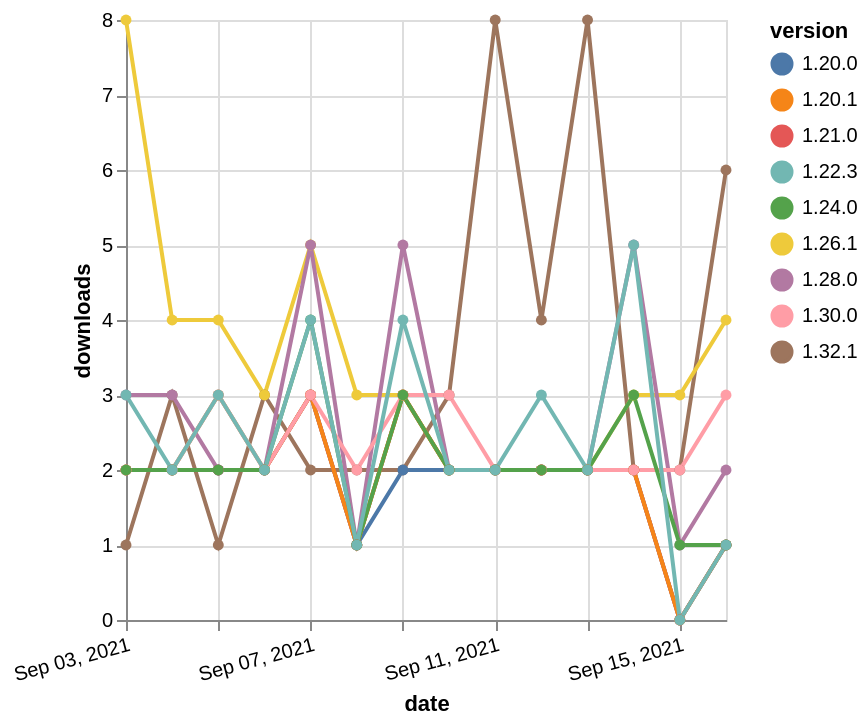

The Vega-Lite source for this figure:
### Vega-Lite specification from a JSON file in a GitHub repository (floating-point values rounded to 4 significant figures)
{"$schema": "https://vega.github.io/schema/vega-lite/v5.json", "description": "A simple bar chart with embedded data.", "data": {"values": [{"date": "2021-09-03", "total": 4350, "delta": 1, "version": "1.32.1"}, {"date": "2021-09-04", "total": 4353, "delta": 3, "version": "1.32.1"}, {"date": "2021-09-05", "total": 4354, "delta": 1, "version": "1.32.1"}, {"date": "2021-09-06", "total": 4357, "delta": 3, "version": "1.32.1"}, {"date": "2021-09-07", "total": 4359, "delta": 2, "version": "1.32.1"}, {"date": "2021-09-08", "total": 4361, "delta": 2, "version": "1.32.1"}, {"date": "2021-09-09", "total": 4363, "delta": 2, "version": "1.32.1"}, {"date": "2021-09-10", "total": 4366, "delta": 3, "version": "1.32.1"}, {"date": "2021-09-11", "total": 4374, "delta": 8, "version": "1.32.1"}, {"date": "2021-09-12", "total": 4378, "delta": 4, "version": "1.32.1"}, {"date": "2021-09-13", "total": 4386, "delta": 8, "version": "1.32.1"}, {"date": "2021-09-14", "total": 4388, "delta": 2, "version": "1.32.1"}, {"date": "2021-09-15", "total": 4390, "delta": 2, "version": "1.32.1"}, {"date": "2021-09-16", "total": 4396, "delta": 6, "version": "1.32.1"}, {"date": "2021-09-03", "total": 4707, "delta": 8, "version": "1.26.1"}, {"date": "2021-09-04", "total": 4711, "delta": 4, "version": "1.26.1"}, {"date": "2021-09-05", "total": 4715, "delta": 4, "version": "1.26.1"}, {"date": "2021-09-06", "total": 4718, "delta": 3, "version": "1.26.1"}, {"date": "2021-09-07", "total": 4723, "delta": 5, "version": "1.26.1"}, {"date": "2021-09-08", "total": 4726, "delta": 3, "version": "1.26.1"}, {"date": "2021-09-09", "total": 4729, "delta": 3, "version": "1.26.1"}, {"date": "2021-09-10", "total": 4731, "delta": 2, "version": "1.26.1"}, {"date": "2021-09-11", "total": 4733, "delta": 2, "version": "1.26.1"}, {"date": "2021-09-12", "total": 4735, "delta": 2, "version": "1.26.1"}, {"date": "2021-09-13", "total": 4737, "delta": 2, "version": "1.26.1"}, {"date": "2021-09-14", "total": 4740, "delta": 3, "version": "1.26.1"}, {"date": "2021-09-15", "total": 4743, "delta": 3, "version": "1.26.1"}, {"date": "2021-09-16", "total": 4747, "delta": 4, "version": "1.26.1"}, {"date": "2021-09-03", "total": 14399, "delta": 3, "version": "1.28.0"}, {"date": "2021-09-04", "total": 14402, "delta": 3, "version": "1.28.0"}, {"date": "2021-09-05", "total": 14404, "delta": 2, "version": "1.28.0"}, {"date": "2021-09-06", "total": 14406, "delta": 2, "version": "1.28.0"}, {"date": "2021-09-07", "total": 14411, "delta": 5, "version": "1.28.0"}, {"date": "2021-09-08", "total": 14412, "delta": 1, "version": "1.28.0"}, {"date": "2021-09-09", "total": 14417, "delta": 5, "version": "1.28.0"}, {"date": "2021-09-10", "total": 14419, "delta": 2, "version": "1.28.0"}, {"date": "2021-09-11", "total": 14421, "delta": 2, "version": "1.28.0"}, {"date": "2021-09-12", "total": 14423, "delta": 2, "version": "1.28.0"}, {"date": "2021-09-13", "total": 14425, "delta": 2, "version": "1.28.0"}, {"date": "2021-09-14", "total": 14430, "delta": 5, "version": "1.28.0"}, {"date": "2021-09-15", "total": 14431, "delta": 1, "version": "1.28.0"}, {"date": "2021-09-16", "total": 14433, "delta": 2, "version": "1.28.0"}, {"date": "2021-09-03", "total": 2681, "delta": 2, "version": "1.20.0"}, {"date": "2021-09-04", "total": 2683, "delta": 2, "version": "1.20.0"}, {"date": "2021-09-05", "total": 2685, "delta": 2, "version": "1.20.0"}, {"date": "2021-09-06", "total": 2687, "delta": 2, "version": "1.20.0"}, {"date": "2021-09-07", "total": 2690, "delta": 3, "version": "1.20.0"}, {"date": "2021-09-08", "total": 2691, "delta": 1, "version": "1.20.0"}, {"date": "2021-09-09", "total": 2693, "delta": 2, "version": "1.20.0"}, {"date": "2021-09-10", "total": 2695, "delta": 2, "version": "1.20.0"}, {"date": "2021-09-11", "total": 2697, "delta": 2, "version": "1.20.0"}, {"date": "2021-09-12", "total": 2699, "delta": 2, "version": "1.20.0"}, {"date": "2021-09-13", "total": 2701, "delta": 2, "version": "1.20.0"}, {"date": "2021-09-14", "total": 2703, "delta": 2, "version": "1.20.0"}, {"date": "2021-09-15", "total": 2703, "delta": 0, "version": "1.20.0"}, {"date": "2021-09-16", "total": 2704, "delta": 1, "version": "1.20.0"}, {"date": "2021-09-03", "total": 3181, "delta": 2, "version": "1.21.0"}, {"date": "2021-09-04", "total": 3183, "delta": 2, "version": "1.21.0"}, {"date": "2021-09-05", "total": 3185, "delta": 2, "version": "1.21.0"}, {"date": "2021-09-06", "total": 3187, "delta": 2, "version": "1.21.0"}, {"date": "2021-09-07", "total": 3190, "delta": 3, "version": "1.21.0"}, {"date": "2021-09-08", "total": 3191, "delta": 1, "version": "1.21.0"}, {"date": "2021-09-09", "total": 3194, "delta": 3, "version": "1.21.0"}, {"date": "2021-09-10", "total": 3196, "delta": 2, "version": "1.21.0"}, {"date": "2021-09-11", "total": 3198, "delta": 2, "version": "1.21.0"}, {"date": "2021-09-12", "total": 3200, "delta": 2, "version": "1.21.0"}, {"date": "2021-09-13", "total": 3202, "delta": 2, "version": "1.21.0"}, {"date": "2021-09-14", "total": 3204, "delta": 2, "version": "1.21.0"}, {"date": "2021-09-15", "total": 3204, "delta": 0, "version": "1.21.0"}, {"date": "2021-09-16", "total": 3205, "delta": 1, "version": "1.21.0"}, {"date": "2021-09-03", "total": 6463, "delta": 2, "version": "1.20.1"}, {"date": "2021-09-04", "total": 6465, "delta": 2, "version": "1.20.1"}, {"date": "2021-09-05", "total": 6468, "delta": 3, "version": "1.20.1"}, {"date": "2021-09-06", "total": 6470, "delta": 2, "version": "1.20.1"}, {"date": "2021-09-07", "total": 6473, "delta": 3, "version": "1.20.1"}, {"date": "2021-09-08", "total": 6474, "delta": 1, "version": "1.20.1"}, {"date": "2021-09-09", "total": 6477, "delta": 3, "version": "1.20.1"}, {"date": "2021-09-10", "total": 6479, "delta": 2, "version": "1.20.1"}, {"date": "2021-09-11", "total": 6481, "delta": 2, "version": "1.20.1"}, {"date": "2021-09-12", "total": 6483, "delta": 2, "version": "1.20.1"}, {"date": "2021-09-13", "total": 6485, "delta": 2, "version": "1.20.1"}, {"date": "2021-09-14", "total": 6487, "delta": 2, "version": "1.20.1"}, {"date": "2021-09-15", "total": 6487, "delta": 0, "version": "1.20.1"}, {"date": "2021-09-16", "total": 6488, "delta": 1, "version": "1.20.1"}, {"date": "2021-09-03", "total": 4091, "delta": 2, "version": "1.30.0"}, {"date": "2021-09-04", "total": 4093, "delta": 2, "version": "1.30.0"}, {"date": "2021-09-05", "total": 4096, "delta": 3, "version": "1.30.0"}, {"date": "2021-09-06", "total": 4098, "delta": 2, "version": "1.30.0"}, {"date": "2021-09-07", "total": 4101, "delta": 3, "version": "1.30.0"}, {"date": "2021-09-08", "total": 4103, "delta": 2, "version": "1.30.0"}, {"date": "2021-09-09", "total": 4106, "delta": 3, "version": "1.30.0"}, {"date": "2021-09-10", "total": 4109, "delta": 3, "version": "1.30.0"}, {"date": "2021-09-11", "total": 4111, "delta": 2, "version": "1.30.0"}, {"date": "2021-09-12", "total": 4113, "delta": 2, "version": "1.30.0"}, {"date": "2021-09-13", "total": 4115, "delta": 2, "version": "1.30.0"}, {"date": "2021-09-14", "total": 4117, "delta": 2, "version": "1.30.0"}, {"date": "2021-09-15", "total": 4119, "delta": 2, "version": "1.30.0"}, {"date": "2021-09-16", "total": 4122, "delta": 3, "version": "1.30.0"}, {"date": "2021-09-03", "total": 6929, "delta": 2, "version": "1.24.0"}, {"date": "2021-09-04", "total": 6931, "delta": 2, "version": "1.24.0"}, {"date": "2021-09-05", "total": 6933, "delta": 2, "version": "1.24.0"}, {"date": "2021-09-06", "total": 6935, "delta": 2, "version": "1.24.0"}, {"date": "2021-09-07", "total": 6939, "delta": 4, "version": "1.24.0"}, {"date": "2021-09-08", "total": 6940, "delta": 1, "version": "1.24.0"}, {"date": "2021-09-09", "total": 6943, "delta": 3, "version": "1.24.0"}, {"date": "2021-09-10", "total": 6945, "delta": 2, "version": "1.24.0"}, {"date": "2021-09-11", "total": 6947, "delta": 2, "version": "1.24.0"}, {"date": "2021-09-12", "total": 6949, "delta": 2, "version": "1.24.0"}, {"date": "2021-09-13", "total": 6951, "delta": 2, "version": "1.24.0"}, {"date": "2021-09-14", "total": 6954, "delta": 3, "version": "1.24.0"}, {"date": "2021-09-15", "total": 6955, "delta": 1, "version": "1.24.0"}, {"date": "2021-09-16", "total": 6956, "delta": 1, "version": "1.24.0"}, {"date": "2021-09-03", "total": 5625, "delta": 3, "version": "1.22.3"}, {"date": "2021-09-04", "total": 5627, "delta": 2, "version": "1.22.3"}, {"date": "2021-09-05", "total": 5630, "delta": 3, "version": "1.22.3"}, {"date": "2021-09-06", "total": 5632, "delta": 2, "version": "1.22.3"}, {"date": "2021-09-07", "total": 5636, "delta": 4, "version": "1.22.3"}, {"date": "2021-09-08", "total": 5637, "delta": 1, "version": "1.22.3"}, {"date": "2021-09-09", "total": 5641, "delta": 4, "version": "1.22.3"}, {"date": "2021-09-10", "total": 5643, "delta": 2, "version": "1.22.3"}, {"date": "2021-09-11", "total": 5645, "delta": 2, "version": "1.22.3"}, {"date": "2021-09-12", "total": 5648, "delta": 3, "version": "1.22.3"}, {"date": "2021-09-13", "total": 5650, "delta": 2, "version": "1.22.3"}, {"date": "2021-09-14", "total": 5655, "delta": 5, "version": "1.22.3"}, {"date": "2021-09-15", "total": 5655, "delta": 0, "version": "1.22.3"}, {"date": "2021-09-16", "total": 5656, "delta": 1, "version": "1.22.3"}]}, "width": "container", "mark": {"type": "line", "point": {"filled": true}}, "encoding": {"x": {"field": "date", "type": "temporal", "timeUnit": "yearmonthdate", "title": "date", "axis": {"labelAngle": -15}}, "y": {"field": "delta", "type": "quantitative", "title": "downloads"}, "color": {"field": "version", "type": "nominal"}, "tooltip": {"field": "delta"}}}
